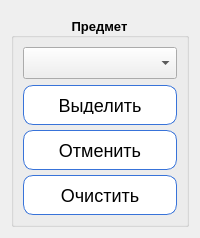
         <widget class="QWidget" name="Check_Obj" native="true">
          <property name="minimumSize">
           <size>
            <width>190</width>
            <height>0</height>
           </size>
          </property>
          <layout class="QVBoxLayout" name="verticalLayout">
           <item>
            <widget class="QWidget" name="fake2" native="true"/>
           </item>
           <item>
            <widget class="QGroupBox" name="Check">
             <property name="minimumSize">
              <size>
               <width>0</width>
               <height>0</height>
              </size>
             </property>
             <property name="maximumSize">
              <size>
               <width>16777215</width>
               <height>210</height>
              </size>
             </property>
             <property name="font">
              <font>
               <pointsize>10</pointsize>
               <weight>75</weight>
               <bold>true</bold>
              </font>
             </property>
             <property name="title">
              <string>Предмет</string>
             </property>
             <property name="alignment">
              <set>Qt::AlignCenter</set>
             </property>
             <layout class="QVBoxLayout" name="verticalLayout_18">
              <property name="spacing">
               <number>6</number>
              </property>
              <property name="leftMargin">
               <number>9</number>
              </property>
              <property name="topMargin">
               <number>9</number>
              </property>
              <property name="rightMargin">
               <number>9</number>
              </property>
              <property name="bottomMargin">
               <number>9</number>
              </property>
              <item>
               <widget class="QComboBox" name="choose_obj4">
                <property name="minimumSize">
                 <size>
                  <width>0</width>
                  <height>32</height>
                 </size>
                </property>
               </widget>
              </item>
              <item>
               <widget class="QPushButton" name="check_but1">
                <property name="minimumSize">
                 <size>
                  <width>0</width>
                  <height>40</height>
                 </size>
                </property>
                <property name="font">
                 <font>
                  <pointsize>-1</pointsize>
                  <weight>50</weight>
                  <bold>false</bold>
                 </font>
                </property>
                <property name="styleSheet">
                 <string notr="true">QPushButton {
    padding:10px;
    color: #fffff;
    font-size: 18px;
    border-radius: 10px;
    border: 1px solid #3873d9;
    background-color: white; }

QPushButton:hover{
	background-color: rgb(171, 211, 247);
	effect = QtWidgets.QGraphicsDropShadowEffect(QPushButton)
	effect.setOffset(0, 0)
	effect.setBlurRadius(20)
	effect.setColor(QColor(57, 219, 255))
	QPushButton.setGraphicsEffect(effect)
}</string>
                </property>
                <property name="text">
                 <string>Выделить</string>
                </property>
               </widget>
              </item>
              <item>
               <widget class="QPushButton" name="check_but2">
                <property name="minimumSize">
                 <size>
                  <width>0</width>
                  <height>40</height>
                 </size>
                </property>
                <property name="font">
                 <font>
                  <pointsize>-1</pointsize>
                  <weight>50</weight>
                  <bold>false</bold>
                 </font>
                </property>
                <property name="styleSheet">
                 <string notr="true">QPushButton {
    padding:10px;
    color: #fffff;
    font-size: 18px;
    border-radius: 10px;
    border: 1px solid #3873d9;
    background-color: white; }

QPushButton:hover{
	background-color: rgb(171, 211, 247);
	effect = QtWidgets.QGraphicsDropShadowEffect(QPushButton)
	effect.setOffset(0, 0)
	effect.setBlurRadius(20)
	effect.setColor(QColor(57, 219, 255))
	QPushButton.setGraphicsEffect(effect)
}</string>
                </property>
                <property name="text">
                 <string>Отменить</string>
                </property>
               </widget>
              </item>
              <item>
               <widget class="QPushButton" name="check_but3">
                <property name="minimumSize">
                 <size>
                  <width>0</width>
                  <height>40</height>
                 </size>
                </property>
                <property name="font">
                 <font>
                  <pointsize>-1</pointsize>
                  <weight>50</weight>
                  <bold>false</bold>
                 </font>
                </property>
                <property name="styleSheet">
                 <string notr="true">QPushButton {
    padding:10px;
    color: #fffff;
    font-size: 18px;
    border-radius: 10px;
    border: 1px solid #3873d9;
    background-color: white; }

QPushButton:hover{
	background-color: rgb(171, 211, 247);
	effect = QtWidgets.QGraphicsDropShadowEffect(QPushButton)
	effect.setOffset(0, 0)
	effect.setBlurRadius(20)
	effect.setColor(QColor(57, 219, 255))
	QPushButton.setGraphicsEffect(effect)
}</string>
                </property>
                <property name="text">
                 <string>Очистить</string>
                </property>
               </widget>
              </item>
             </layout>
            </widget>
           </item>
          </layout>
         </widget>
